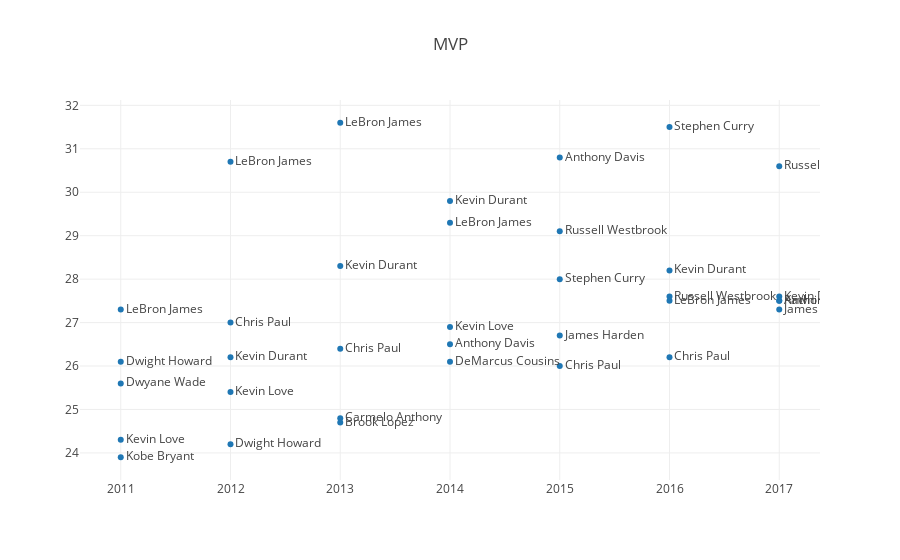

Notebook code for this chart:
### Code cell
trace = go.Scatter(x=df['Year'],y=df['PER'],mode = 'markers+text',text=df['Player'],textposition = 'middle right')
layout = dict(title = "MVP",hovermode='closest')
data = [trace]
fig = go.Figure(data=data,layout=layout)
iplot(fig)

### Figure 1 — Plotly figure (JSON) as saved in the notebook; plotly's stock layout.template omitted (floating-point values rounded to 4 significant figures)
{"data": [{"mode": "markers+text", "text": ["LeBron James", "Dwight Howard", "Dwyane Wade", "Kevin Love", "Kobe Bryant", "LeBron James", "Chris Paul", "Kevin Durant", "Kevin Love", "Dwight Howard", "LeBron James", "Kevin Durant", "Chris Paul", "Carmelo Anthony", "Brook Lopez", "Kevin Durant", "LeBron James", "Kevin Love", "Anthony Davis", "DeMarcus Cousins", "Anthony Davis", "Russell Westbrook", "Stephen Curry", "James Harden", "Chris Paul", "Stephen Curry", "Kevin Durant", "Russell Westbrook", "LeBron James", "Chris Paul", "Russell Westbrook", "Kevin Durant", "Anthony Davis", "Kawhi Leonard", "James Harden"], "textposition": "middle right", "type": "scatter", "uid": "4366811e-cd61-11e8-87a8-720003d2dbc0", "x": [2011, 2011, 2011, 2011, 2011, 2012, 2012, 2012, 2012, 2012, 2013, 2013, 2013, 2013, 2013, 2014, 2014, 2014, 2014, 2014, 2015, 2015, 2015, 2015, 2015, 2016, 2016, 2016, 2016, 2016, 2017, 2017, 2017, 2017, 2017], "y": [27.3, 26.1, 25.6, 24.3, 23.9, 30.7, 27, 26.2, 25.4, 24.2, 31.6, 28.3, 26.4, 24.8, 24.7, 29.8, 29.3, 26.9, 26.5, 26.1, 30.8, 29.1, 28, 26.7, 26, 31.5, 28.2, 27.6, 27.5, 26.2, 30.6, 27.6, 27.5, 27.5, 27.3]}], "layout": {"hovermode": "closest", "title": "MVP"}}
